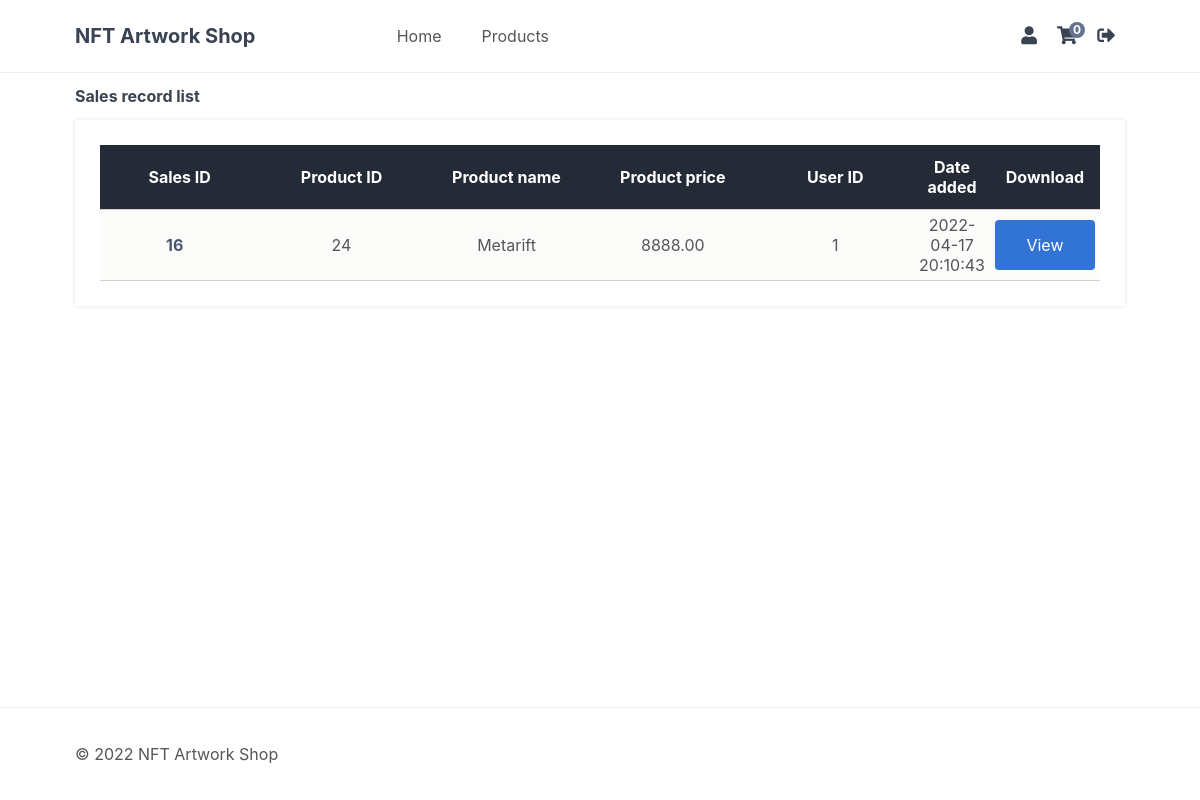
/view_order_record.php?id=1 (signed in), run on the app's committed database.
### tables this page shows
CREATE TABLE `sales_record` (
  `id` int(11) NOT NULL,
  `product_id` int(11) NOT NULL,
  `product_name` varchar(200) NOT NULL,
  `product_price` decimal(7,2) NOT NULL,
  `product_img` text DEFAULT NULL,
  `user_id` int(11) NOT NULL,
  `date_added` datetime DEFAULT current_timestamp()
);

### view_order_record.php (the view, shortened to what this page needs)
<?php
include('functions.php');
include('php/database_connect.php');
$query = "SELECT id, product_id, product_name, product_price, user_id, date_added FROM sales_record WHERE user_id = ?";
$stmt = $con->prepare($query);
$stmt->bind_param("i", $_GET['id']);
$stmt->execute();
$result = $stmt->get_result();
?>
<?=template_header('Order record')?>
<div class="content_list">
    <h2>Sales record list</h2>
    <div>
        <?php
            if ($result->num_rows > 0) {
                $button_build_1 = '<input type="submit" value="View" onclick="window.location.href=';
                $button_build_2 = ';">';
                echo "<table><tr><th>Sales ID</th><th>Product ID</th><th>Product name</th><th>Product price</th><th>User ID</th><th>Date added</th><th>Download</th></tr>";
                while ($row = mysqli_fetch_array($result)) {
                    echo "<tr><td>".htmlspecialchars($row[0])."</td>";
                    echo "<td>".htmlspecialchars($row[1])."</td>";
                    echo "<td>".htmlspecialchars($row[2])."</td>";
                    echo "<td>".htmlspecialchars($row[3])."</td>";
                    echo "<td>".htmlspecialchars($row[4])."</td>";
                    echo "<td>".htmlspecialchars($row[5])."</td>";
                    echo "<td>".$button_build_1."'php/download_img.php?id=".$row[0]."'".$button_build_2."</td></tr>";
                }
                echo "</table>";
            } else {
                echo "<p>No order record found</p>";
            }
        ?>
    </div>
</div>
<?=template_footer()?>

### css/style.css (style rules this page uses)
* { box-sizing: border-box; font-family: -apple-system, BlinkMacSystemFont, "segoe ui", roboto, oxygen, ubuntu, cantarell, "fira sans", "droid sans", "helvetica neue", Arial, sans-serif; font-size: 16px; -webkit-font-smoothing: antialiased; -moz-osx-font-smoothing: grayscale; }
html { height: 100%; }
body { position: relative; min-height: 100%; color: #555555; background-color: #FFFFFF; margin: 0; padding-bottom: 100px; }
h1, h2, h3, h4, h5 { color: #394352; }
main .content_list { width: 1050px; margin: 0 auto; }
main .content_list > p, .content_list > div { box-shadow: 0 0 5px 0 rgba(0, 0, 0, 0.1); margin: 10px 0; padding: 25px; background-color: #fff; }
main .content_list > p table td, .content_list > div table td { padding: 5px; }
main .content_list > p table td:first-child, .content_list > div table td:first-child { font-weight: bold; color: #4a536e; padding-right: 15px; }
main .content_list table { border-collapse: collapse; width: 100%; text-align: center; }
main .content_list tr:nth-child(even) { background-color: #fbfbf9 }
main .content_list tr:nth-child(odd) { background-color: #ecf8fd }
main .content_list th { padding-top: 12px; padding-bottom: 12px; background-color: #252a37; color: white; width: 20%; }
main .content_list tr { border-bottom: 1pt solid #d1d1d1; }
main .content_list input[type=submit] { background-color: #3274d6; color: #ffffff; width: 100px; padding: 15px; border: none; border-radius: 4px; cursor: pointer; }

### css/slideshow_gallery.css (style rules this page uses)
* { box-sizing: border-box; }

### data on the page
sales_record: id "16", product "24", product_name "Metarift", product_price "8888.00", user "1", date_added "2022-04-17 20:10:43"

### other printed values
$num_items_in_cart "0"
